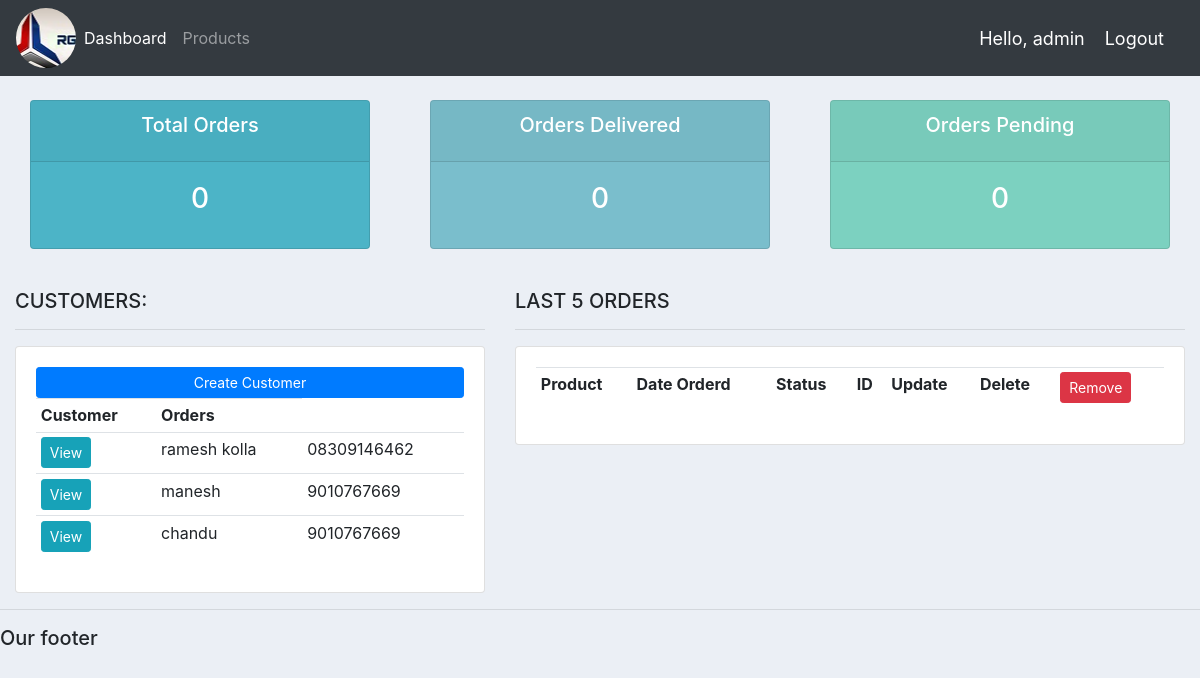
/ (signed in), run on an earlier commit of the app's database.
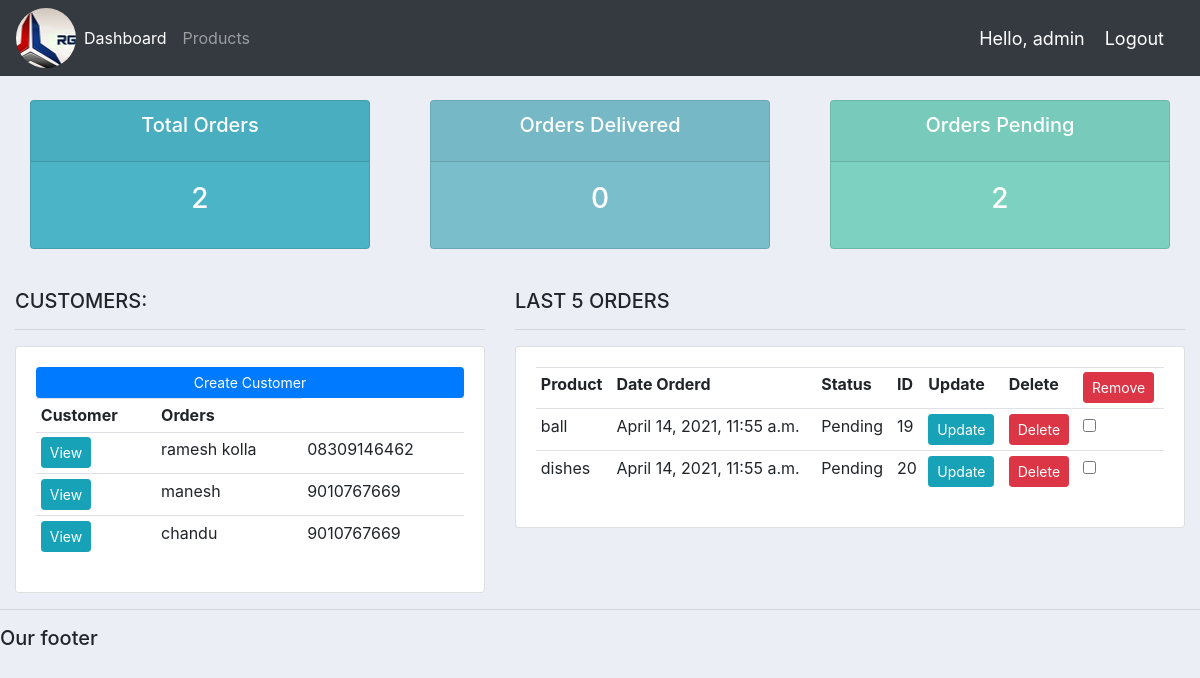
And on a later commit of the database.
### accounts/models.py (models this page shows, shortened)
class Customer(models.Model):
    user=models.OneToOneField(User,null=True,blank=True,on_delete=models.CASCADE)
    name=models.CharField(max_length=100,null=True)
    phone=models.CharField(max_length=100,null=True)
    email=models.CharField(max_length=100,null=True)
    profile_pic=models.ImageField(default='profile1.png',null=True,blank=True)
    resume=models.FileField(upload_to='static/docs1/',null=True,blank=True)
    date_created=models.DateTimeField(auto_now_add=True)

class Order(models.Model):
    STATUS=(
        ('Pending','Pending'),
        ('Out for delivery','Out for delivery'),
        ('Delivered','Delivered')
    )
    customer=models.ForeignKey(Customer,null=True,on_delete=models.SET_NULL)
    product=models.ForeignKey(Product,null=True,on_delete=models.SET_NULL)
    date_created = models.DateTimeField(auto_now_add=True)
    status=models.CharField(max_length=200,null=True,choices=STATUS)
    note = models.CharField(max_length=1000, null=True)

class Product(models.Model):
    CATEGORY=(
        ('Indor','Indoor'),
        ('Out Door','Out Door')
    )
    name=models.CharField(max_length=100,null=True)
    price=models.FloatField(null=True)
    category=models.CharField(max_length=100,null=True,choices=CATEGORY)
    description=models.CharField(max_length=100,null=True,blank=True)
    date_created=models.DateTimeField(auto_now_add=True)
    tags=models.ManyToManyField(Tag)
    def __str__(self):
        return self.name

### accounts/decorators.py (the view)
	def wrapper_function(request, *args, **kwargs):
		group = None
		if request.user.groups.exists():
			group = request.user.groups.all()[0].name
		if group == 'customer':
			return redirect('user-page')
		if group == 'admin':
			return view_func(request, *args, **kwargs)

### accounts/views.py (called while the page is built)
@login_required(login_url='login')
@admin_only
def home(request):
    orders=Order.objects.all()
    customers=Customer.objects.all()
    total_customers=customers.count()
    total_orders=orders.count()
    delivered=orders.filter(status='Delivered').count()
    pending = orders.filter(status='Pending').count()
    custom={'orders':orders,
            'customers':customers,
            'total_orders':total_orders,
            'pending':pending,
            'delivered':delivered}
    return render(request, 'accounts/dashboard.html',custom)

### accounts/templates/accounts/dashboard.html (shortened to what this page needs)
{%extends 'accounts/main.html'%}
{%block content%}
{%include 'accounts/status.html'%}
<br>
<div class="row">
	<div class="col-md-5" >
		<h5>CUSTOMERS:</h5>
		<hr>
		<div class="card card-body">
			<a class="btn btn-primary  btn-sm btn-block" href="">Create Customer</a>
			<table class="table table-sm">
				<tr>
					<th>Customer</th>
					<th>Orders</th>
				<tr>
					{%for customer in customers%}
				<tr>
					<td><a class="btn btn-sm btn-info" href="{%url 'customer' customer.id%}">View</a></td>
					<td>{{customer.name}}</td>
					<td>{{customer.phone}}</td>
				</tr>
				{%endfor%}
				</tr>
				</tr>
			</table>
		</div>
	</div>
	<div class="col-md-7" id="myDIV">
		<h5 aria-label="Last 5 orders" title="Last five orders">LAST 5 ORDERS</h5>
		<hr>
		<div class="card card-body">
			<table class="table table-sm" id="tabl">
				<tr>
					<th>Product</th>
					<th>Date Orderd</th>
					<th>Status</th>
					<th>ID</th>
					<th>Update</th>
					<th>Delete</th>
					<th><button type="submit" class="btn btn-sm btn-danger" id="remove">Remove</button></th>
				</tr>
				{%for order in orders%}
				<tr id="{{order.id}}">
					<td>{{order.product}}</td>
					<td>{{order.date_created}}</td>
					<td>{{order.status}}</td>
					<td>{{order.id}}</td>
					<td><a class="btn btn-sm btn-info" href="{%url 'update_order' order.id %}">Update</a></td>
					<td><a class="btn btn-sm btn-danger" href="{%url 'delete_order' order.id %}">Delete</a></td>
					<td><input type="checkbox" value="{{order.id}}" name="pl"></td>
				</tr>
				{%endfor%}
			</table>
		</div>
	</div>
</div>
{%endblock%}

What changed in the data, as far as the page shows it:
added Order: product "ball", date_created "April 14, 2021, 11:55 a.m.", status "Pending", id "19"
added Order: product "dishes", date_created "April 14, 2021, 11:55 a.m.", status "Pending", id "20"
Also different on the page:
{{ total_orders }}: "0" → "2"
{{ pending }}: "0" → "2"
